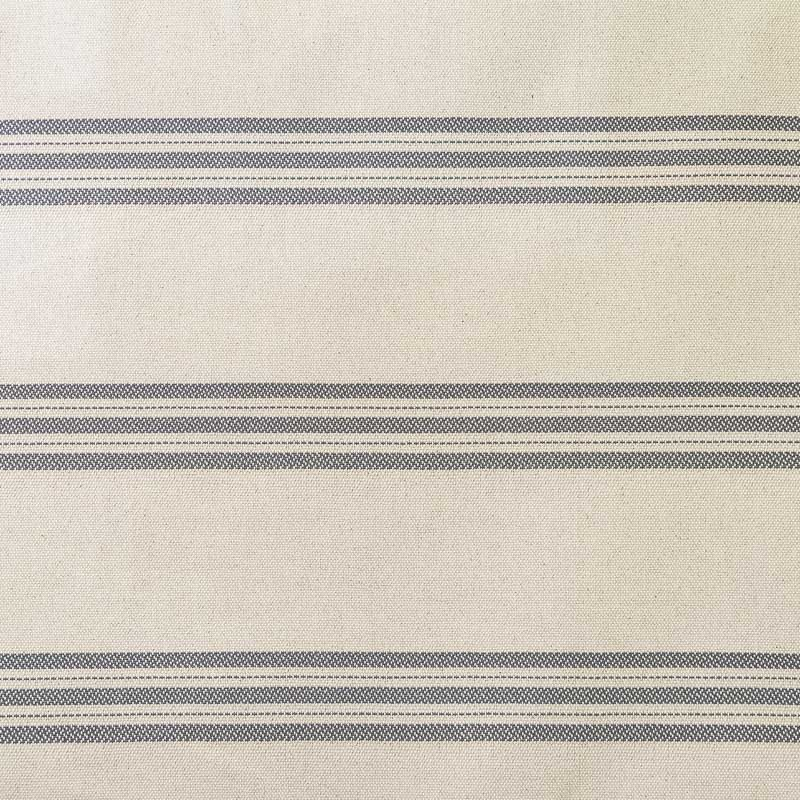
#> input picture scripts/fotos-cabeceros/imagenes/6.jpg, 800 x 800 px
$ python rayas.py
#> lines starting #> are read from the running program, lines starting #| are printed output that depends on the picture
### scripts/fotos-cabeceros/gen/scipy_free.py
import numpy as np
from PIL import Image, ImageFilter
def blur_cols(a, r=3):
    im=Image.fromarray(np.clip(a,0,255).astype("uint8")); return np.asarray(im.filter(ImageFilter.GaussianBlur(r)),float)

### scripts/fotos-cabeceros/gen/rayas.py
# Telas de rayas verticales perfectamente rectas y equidistantes a partir de una foto.
import numpy as np
from PIL import Image, ImageFilter
def periodo_1d(perfil, pmin, pmax):
    p=perfil-perfil.mean(); best=(0,-1)
    for d in range(pmin,pmax):
        a=p[:-d]; b=p[d:]; c=(a*b).sum()/np.sqrt((a*a).sum()*(b*b).sum())
        if c>best[1]: best=(d,c)
    # afinar a subpíxel buscando el mejor múltiplo
    return best
def tile_raya(path, rot=0, recolor=None, pmin_frac=0.08, pmax_frac=0.6, alto=1200):
    """Devuelve un módulo (una repetición horizontal exacta) con rayas verticales rectas + textura de tejido."""
#> called with path = '../imagenes/6.jpg', rot = 90, pmin_frac = 0.08, pmax_frac = 0.6, alto = 1200
    im=Image.open(path).convert("RGB")
#> im is the input picture: PIL image 800x800 RGB; mean R, G, B 204.2, 197.4, 186.8
    if rot: im=im.rotate(rot, expand=True)
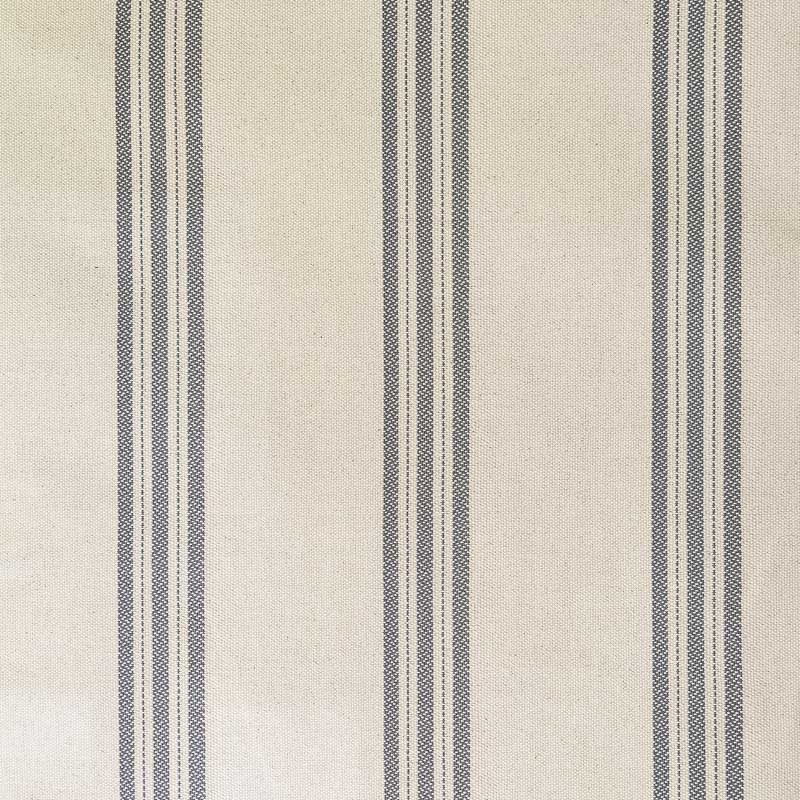
#> im: PIL image 800x800 RGB; mean R, G, B 204.2, 197.4, 186.8
    a=np.asarray(im,float); H,W,_=a.shape
#> after `H, W, _ = a.shape`: H = 800; W = 800
    lum=a.mean(axis=2); perfil=lum.mean(axis=0)
#> after `perfil = lum.mean(axis=0)`: perfil = 800 values, max 220.2 at index 3, min 126.2 at index 729, mean 196.1
    d,c=periodo_1d(perfil,int(W*pmin_frac),int(W*pmax_frac))
#> in periodo_1d, `p = perfil - perfil.mean()`: p = 800 values, max 24.08 at index 3, min -69.89 at index 729, mean -2.5e-14
#> the loop in periodo_1d, `for d in range(pmin,pmax):` made 416 passes
#> (c, best) on passes 1, 2, 3, 4, 5, 6, 7, 8, 160, 161, 162, 163: (-0.00513, (64, -0.00513)), (0.00891, (65, 0.00891)), (0.0338, (66, 0.0338)), (0.0573, (67, 0.0573)), (0.0812, (68, 0.0812)), (0.107, (69, 0.107)), (0.119, (70, 0.119)), (0.13, (71, 0.13)), (0.147, (223, 0.147)), (0.185, (224, 0.185)), (0.216, (225, 0.216)), (0.243, (226, 0.243))
#> c on passes 9 to 14: 0.125, 0.112, 0.0973, 0.0702, 0.0493, 0.0229
#> d = 270; c = 0.778
    # perfil medio de un periodo promediando todas las repeticiones completas
    n=W//d; prof=np.mean([a[:, k*d:(k+1)*d, :].mean(axis=0) for k in range(n)],axis=0)   # (d,3)
#> after `n = W // d`: n = 2
#> after `prof = np.mean([a[:, k * d:(k + 1) * d, :].mean(axis=0) for k in range`: prof = 270 rows, first 8: [227.1, 220.5, 207.7], [222.8, 216.2, 203.3], [223.8, 217.1, 204.1], [226.5, 219.7, 206.6], [220.9, 214.1, 201], [226.3, 219.5, 206.4], [223.7, 216.9, 203.8], [223, 216.1, 203.1]
    # textura fina del tejido (paso alto) de la foto, sin rayas
    g=Image.fromarray(lum.astype("uint8")); hp=lum-np.asarray(g.filter(ImageFilter.GaussianBlur(2)),float)
#> after `hp = lum - np.asarray(g.filter(ImageFilter.GaussianBlur(2)), float)`:
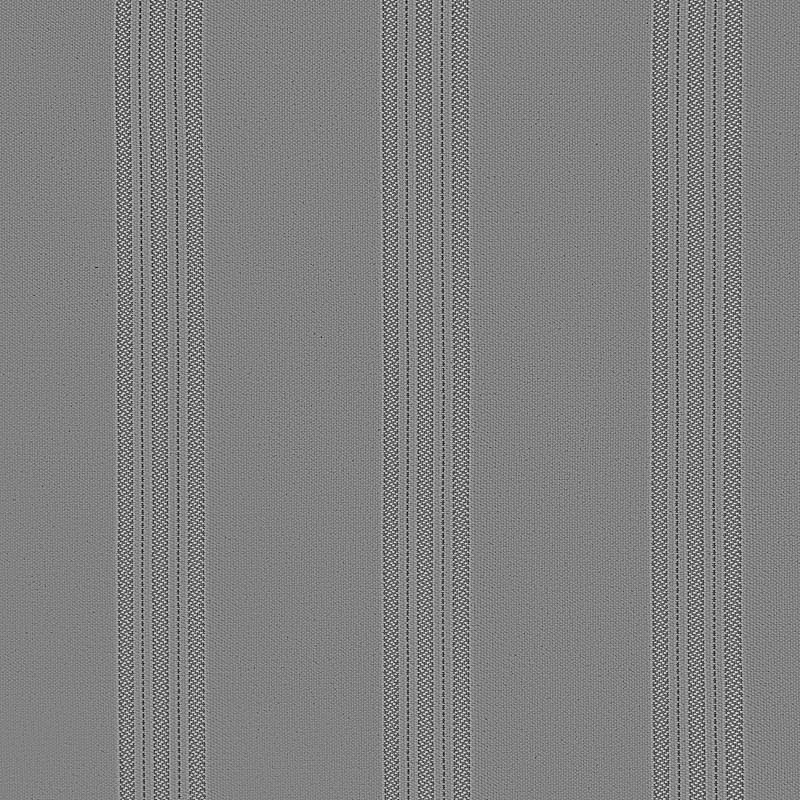
#> hp: shape (800, 800) float64; min -132.7, max 127.7, mean 0.3; drawn with min black and max white
    hh=min(H,alto); tex=np.repeat(prof[None,:,:],hh,axis=0)
#> after `hh = min(H, alto)`: hh = 800
    hp_t=hp[:hh,:d] if W>=d else hp[:hh]
    tex=tex+hp_t[...,None]*0.7
    if recolor: tex=recolor(tex)
    return Image.fromarray(np.clip(tex,0,255).astype("uint8")), d, c
def verde_arequipa(tex):
    from scipy_free import blur_cols
    base=np.array([236,230,214.]); gris=np.array([108,108,116.]); verde=np.array([26,74,54.])
    lum=tex.mean(axis=2)
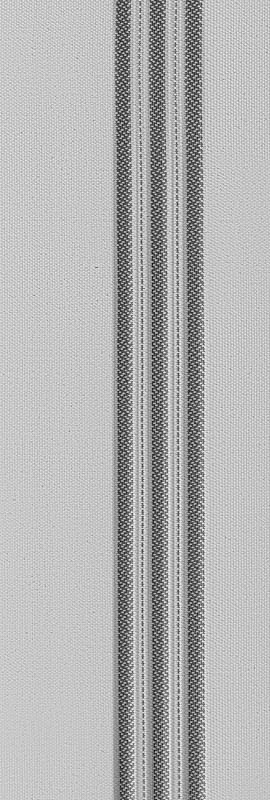
#> lum: shape (800, 270) float64; min 57.26, max 258.3, mean 198.8; drawn with min black and max white
    perfil=lum.mean(axis=0)                                   # intensidad por columna (rayas)
#> perfil = 270 values, max 224.4 at index 180, min 129.8 at index 120, mean 198.8
    k=np.clip((np.percentile(perfil,85)-perfil)/(np.percentile(perfil,85)-gris.mean()),0,1.2)
#> k = 270 values, max 0.819 at index 120, min 0 at index 0, mean 0.172
    k=np.where(k<0.22,0,k)[None,:,None]                       # fondo blanco limpio y uniforme
#> k = 270 values, max 0.819 at index 120, min 0 at index 0, mean 0.14
    tejido=lum-blur_cols(lum)                                 # solo la trama fina
#> in blur_cols, `im = Image.fromarray(np.clip(a, 0, 255).astype('uint8'))`:
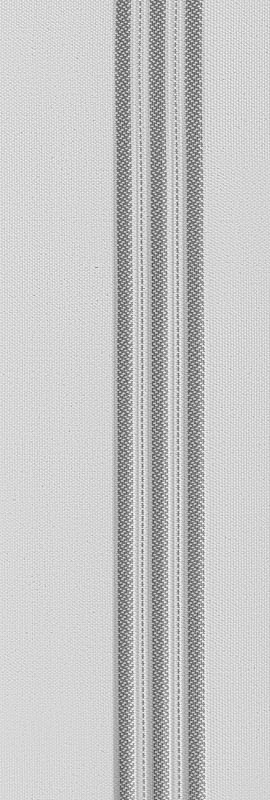
#> im: PIL image 270x800 L; min 57, max 255, mean 198.3
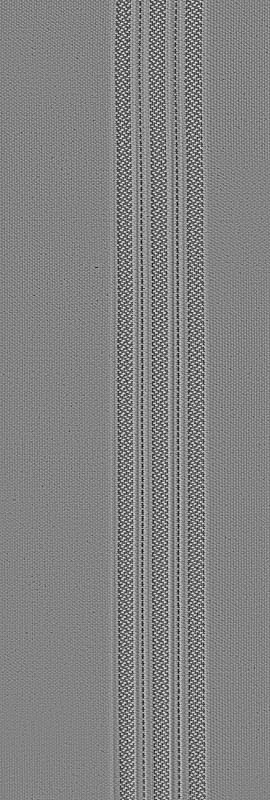
#> tejido: shape (800, 270) float64; min -95.74, max 90.37, mean 0.5; drawn with min black and max white
    return base*(1-k)+verde*k + tejido[...,None]*0.8
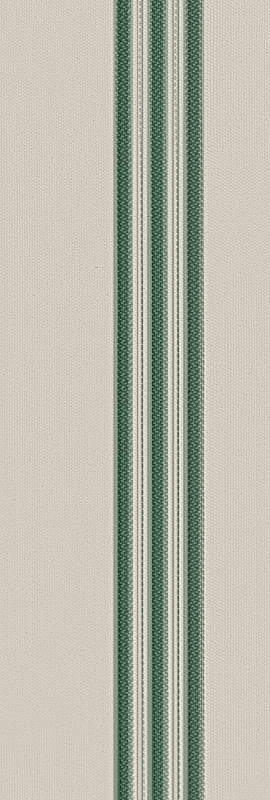
#> returned value: shape (800, 270, 3) float64; mean of channels 0, 1, 2 207.1, 208.6, 192.1; drawn with min black and max white
if __name__=="__main__":
    import sys
    for nombre,path,rot,rc in [("03-arequipa","../imagenes/6.jpg",90,verde_arequipa),("02-espiga","../telas/02-wb.jpg",0,None),
                               ("04-baqueira","../telas/04.jpg",0,None),("05-cerler","../telas/05.jpg",0,None),("14-anaya","../telas/14.jpg",0,None),
                               ("07-sage","../telas/07.jpg",0,None),("08-castilla","../telas/08.jpg",0,None)]:
        t,d,c=tile_raya(path,rot,rc); t.save(f"tile-{nombre}.png"); print(nombre,"periodo px",d,"corr %.2f"%c, t.size)
#> after `t, d, c = tile_raya(path, rot, rc)`:
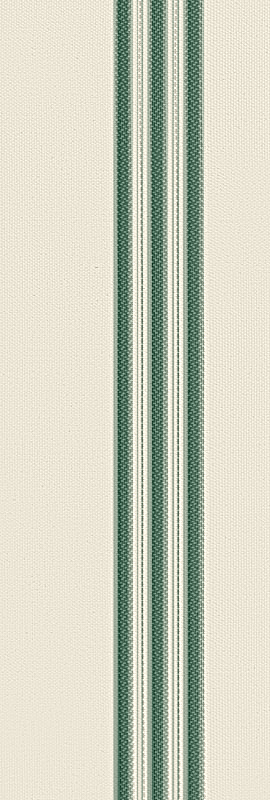
#> t: PIL image 270x800 RGB; mean R, G, B 206.4, 208, 191.6
#> after `t, d, c = tile_raya(path, rot, rc)`: c = 0.778
#> pass 2 of the loop `for nombre,path,rot,rc in [("03-arequipa","../imagenes/6.jpg",90,verde..`:
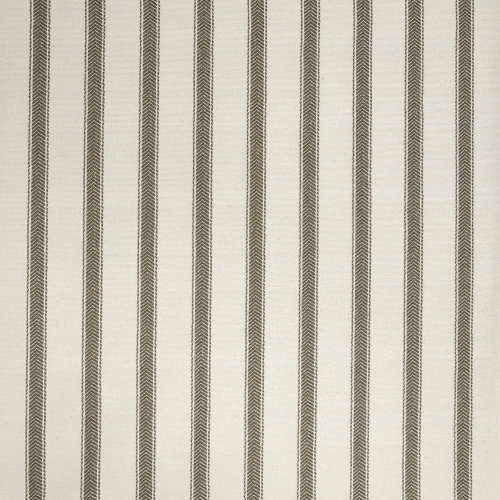
#> input picture scripts/fotos-cabeceros/telas/02-wb.jpg, 1000 x 1000 px (shown at 1/2 size)
#> in tile_raya, im is the input picture: PIL image 1000x1000 RGB; mean R, G, B 197.6, 192.1, 179.4
#> a: shape (1000, 1000, 3) float64
#> in tile_raya (call 2), `perfil = lum.mean(axis=0)`: perfil = 1000 values, max 224.8 at index 657, min 110 at index 73, mean 189.7
#> the loop in periodo_1d (call 2), `for d in range(pmin,pmax):` made 520 passes
#> (c, best) on passes 1 to 8: (-0.173, (80, -0.173)), (-0.127, (81, -0.127)), (-0.0785, (82, -0.0785)), (-0.0277, (83, -0.0277)), (0.0245, (84, 0.0245)), (0.0778, (85, 0.0778)), (0.132, (86, 0.132)), (0.188, (87, 0.188))
#> in tile_raya (call 2), `d,c=periodo_1d(perfil,int(W*pmin_frac),int(W*pmax_frac))`: d = 106; c = 0.961
#> n = 9
#> prof = 106 rows, first 8: [206.8, 201.3, 189.4], [212.9, 207.6, 195.6], [219.3, 214.3, 202.4], [223.5, 218.7, 206.8], [225.6, 220.9, 209.1], [225.9, 221.3, 209.5], [225.8, 221.2, 209.5], [226, 221.4, 209.6]
#> g: PIL image 1000x1000 L
#> hp: shape (1000, 1000) float64
#> hp_t: shape (1000, 106) float64
#> in tile_raya (call 2), `tex=tex+hp_t[...,None]*0.7`:
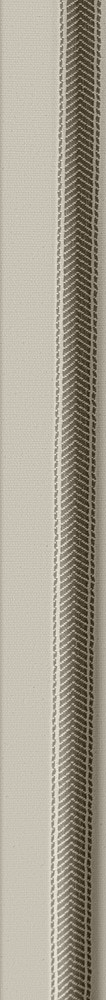
#> tex: shape (1000, 106, 3) float64; mean of channels 0, 1, 2 196.5, 190.9, 178.2; drawn with min black and max white
#> `t, d, c = tile_raya(path, rot, rc)`:
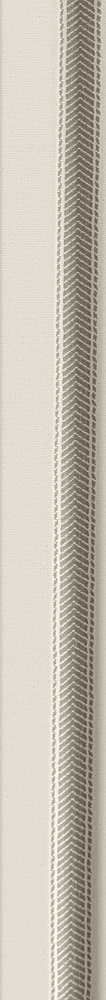
#> t: PIL image 106x1000 RGB; mean R, G, B 196, 190.4, 177.7
#> `t, d, c = tile_raya(path, rot, rc)`: c = 0.961
#> pass 3 of the loop `for nombre,path,rot,rc in [("03-arequipa","../imagenes/6.jpg",90,verde..`:
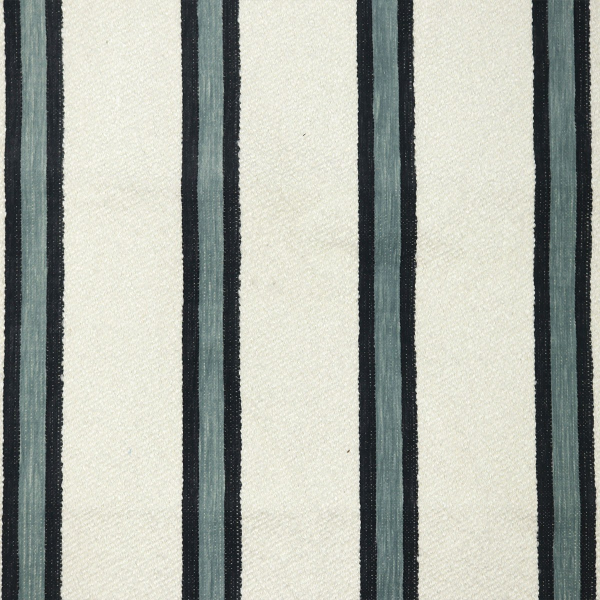
#> input picture scripts/fotos-cabeceros/telas/04.jpg, 1200 x 1200 px (shown at 1/2 size)
#> in tile_raya, im is the input picture: PIL image 1200x1200 RGB; mean R, G, B 168.3, 172.2, 164.1
#> a: shape (1200, 1200, 3) float64
#> in tile_raya (call 3), `perfil = lum.mean(axis=0)`: perfil = 1200 values, max 230.9 at index 239, min 30.43 at index 1167, mean 168.2
#> in tile_raya (call 3), `d,c=periodo_1d(perfil,int(W*pmin_frac),int(W*pmax_frac))`: d = 354; c = 0.988
#> n = 3
#> prof = 354 rows, first 8: [230.2, 229, 215.8], [230.2, 229.1, 215.9], [229.3, 228, 215.3], [225.9, 224.8, 212.2], [220.2, 219.3, 207], [212.1, 211.4, 199.6], [199.3, 199.2, 188.5], [186.6, 186.9, 177.4]
#> g: PIL image 1200x1200 L
#> hp: shape (1200, 1200) float64
#> in tile_raya (call 3), `hp_t=hp[:hh,:d] if W>=d else hp[:hh]`:
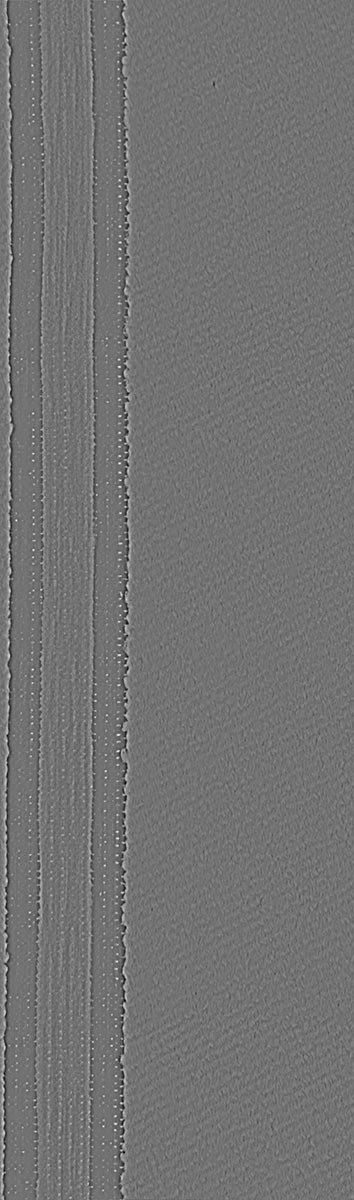
#> hp_t: shape (1200, 354) float64; min -97.33, max 119, mean 0.3; drawn with min black and max white
#> in tile_raya (call 3), `tex=tex+hp_t[...,None]*0.7`:
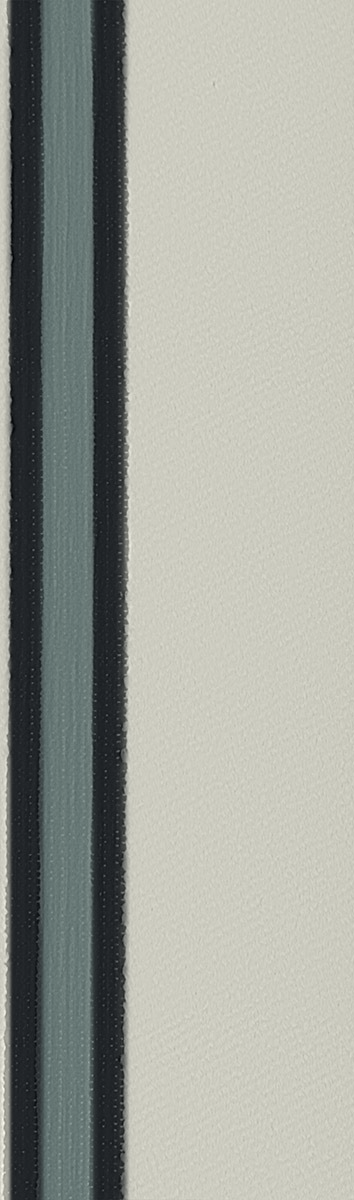
#> tex: shape (1200, 354, 3) float64; mean of channels 0, 1, 2 179.1, 182.3, 173.4; drawn with min black and max white
#> t: PIL image 354x1200 RGB
#> `t, d, c = tile_raya(path, rot, rc)`: c = 0.988
#> (the run stopped early here; a loop or call above may not have finished)
